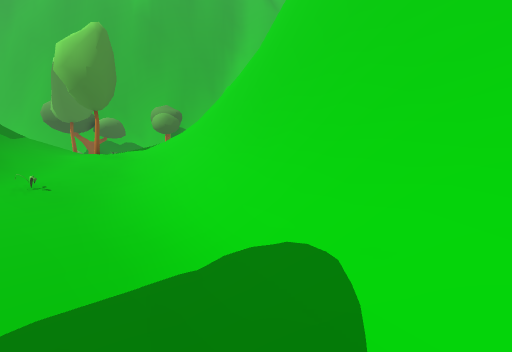
view 1 (above)

24 first-person views from a walk through a 3-D level made in the Unity game engine. The camera is 1.4 m above the floor, tilts 6° down and sees 90° across. The floor is counted in squares, 1 m on a side. Each view is taken from the middle of a square. On the plan, view 1 faces up. The plan holds only what a view shows up to about 13 squares ahead; the rest is blank. The place goes on beyond the plan. The player is left out. Some surface patterns are stand-ins.

view 2
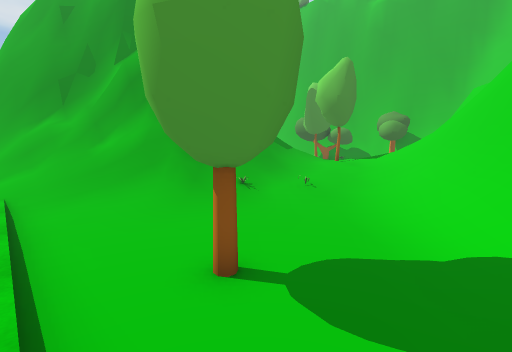

view 3
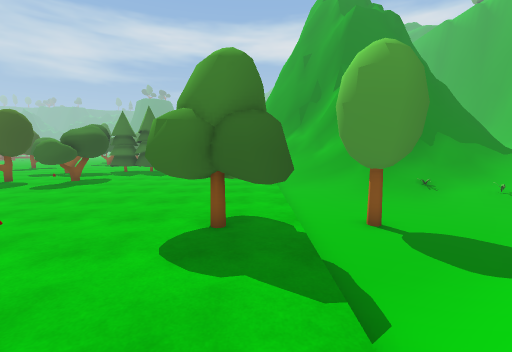

view 4
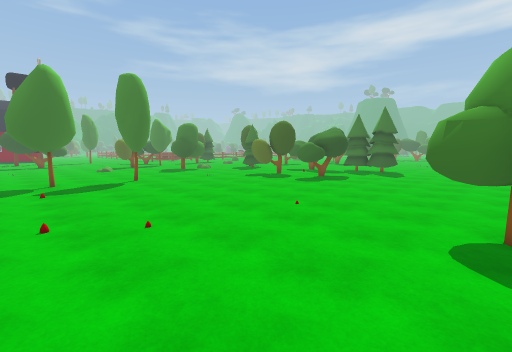

view 5
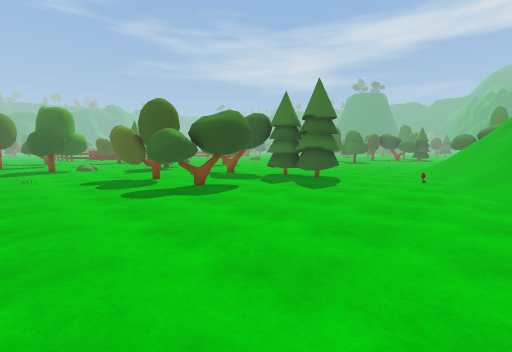

view 6
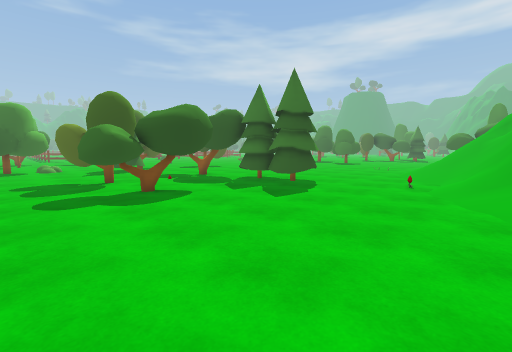

view 7
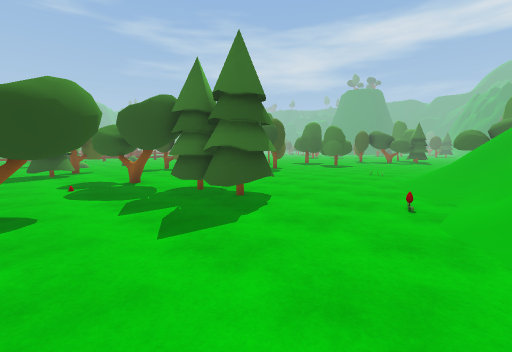

view 8
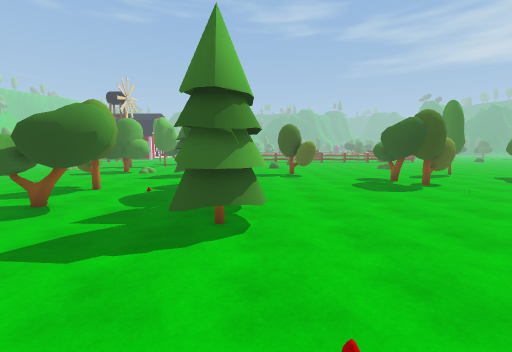

view 9
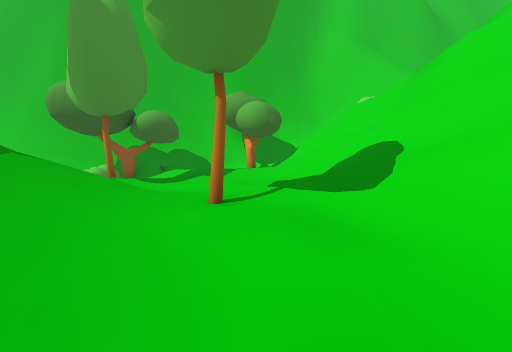

view 10
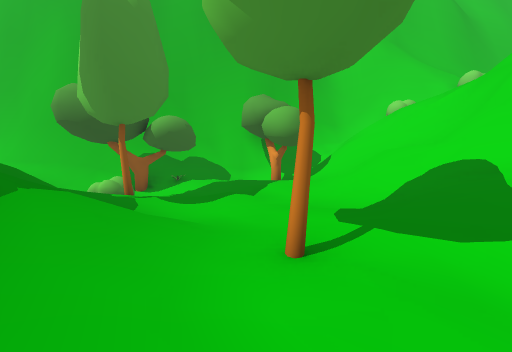

view 11
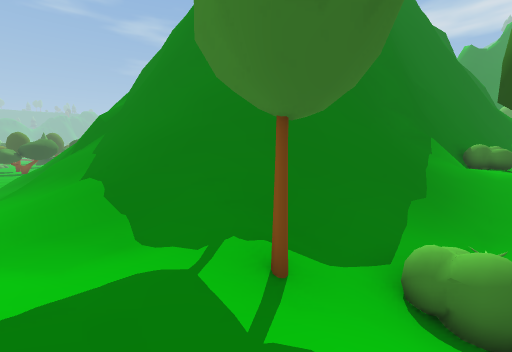

view 12
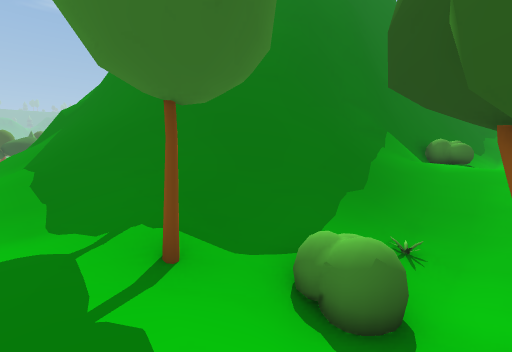

view 13
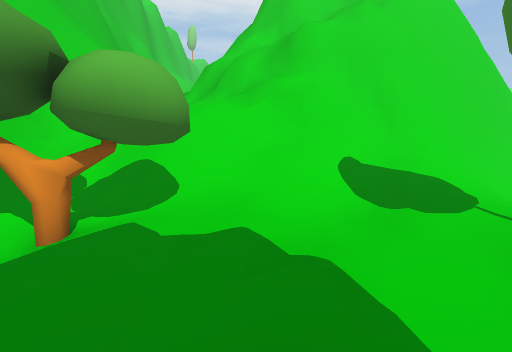

view 14
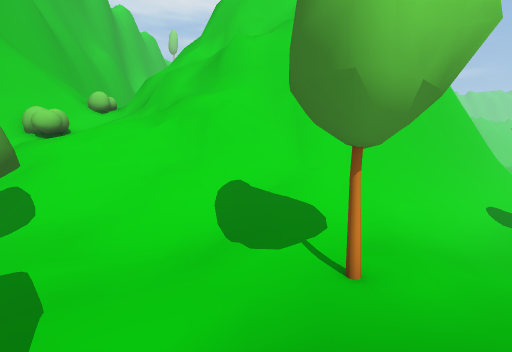

view 15
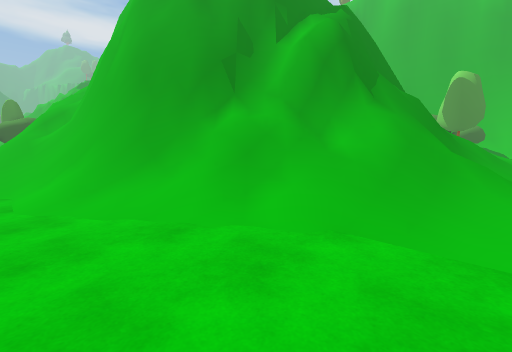

view 16
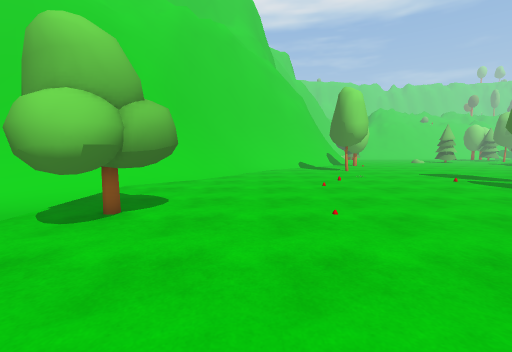

view 17
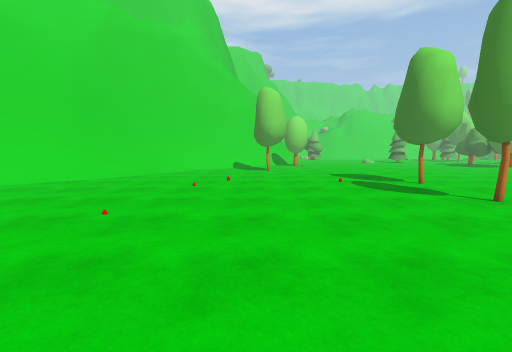

view 18
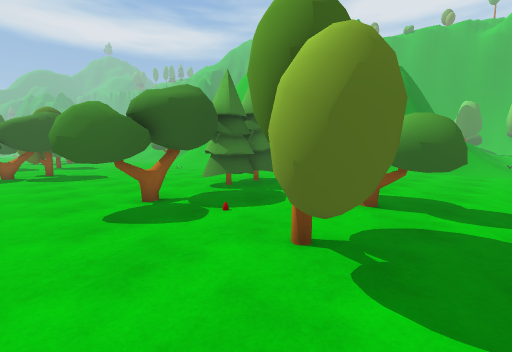

view 19
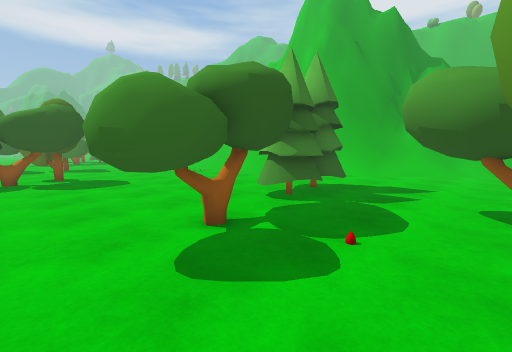

view 20
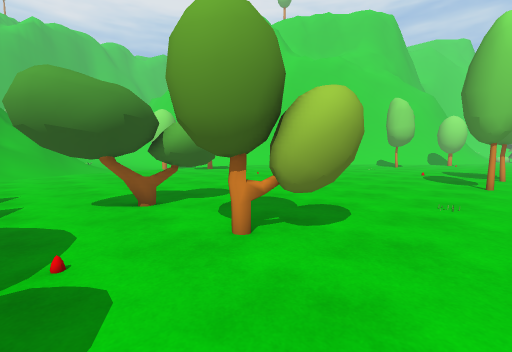

view 21
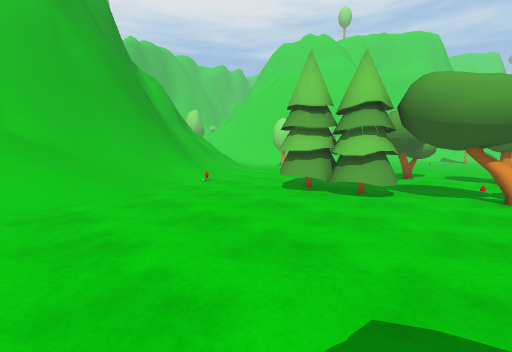

view 22
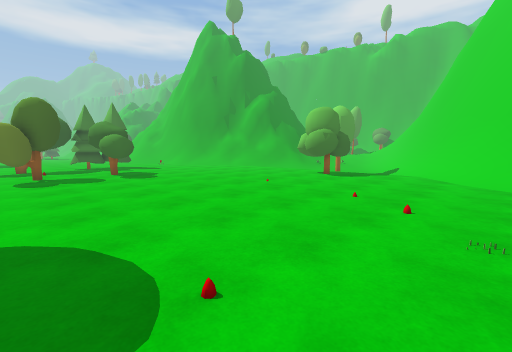

view 23
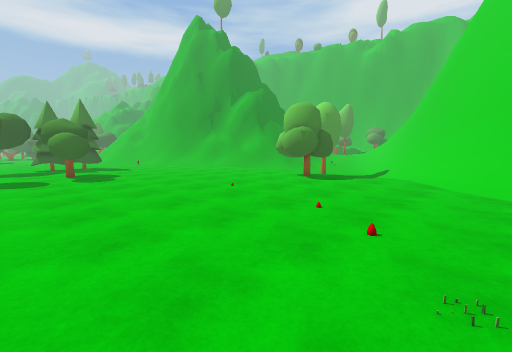

view 24
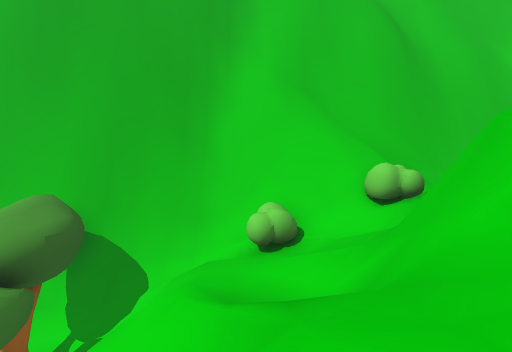

### Floor plan
Key: @ floor where view 1 was taken; # wall or solid block; x gap in a wall; . main floor; - floor 0.25 m lower than the main floor; : floor 0.5 m higher than the main floor; _ floor 0.5 m lower than the main floor; + floor 0.75 m higher than the main floor; * floor 1.25 m higher than the main floor; % floor 4.25 m higher than the main floor; / step, stairs or slope; = window, fence, low wall or low ledge; ^ raised ledge; v drop or lower ground; O other object.
Columns run from 23 left of view 1 to 6 right of it. Each row starts with its distance up from view 1.
 22                  ######   ####
 21              ########/#####==
 20     ##########=##O=///O###O%
 19      =====###O///x/=//OO=OO
 18     //////.O##///O//=////=#
 17 //OO**///O/O.//:OOO////#==#
 16 #/OO*=//////.///:O/////####
 15 ##=##=//////O////////=//=#
 14  ######===////:/::///v/=##
 13      #####=///:::+//=v/###
 12         ###/////:+//====#
 11           #=////O+////###
 10           #=////++///=##
  9           ##/////////=##
  8           ##=////////=##
  7            #=////////O##
  6            #^#///O.-//=##
  5            ###=//--__/O##
  4           ##/==/O-____/=#
  3          ###//=///____//##
  2        ####=/////-_____/=#
  1        #===//////_______/##
  0        #////////-___O__@/=##
 -1       ##///////-_________/=##
 -2      ###//////////////O////=##
 -3 ^^^^###=////........OOO..../##
 -4 //=##=/////.........OOO...../=
 -5 /////////............OO....../
 -6 /////.........................
 -7 ////..O.......................
 -8 ///...........................
 -9 .....................O........
-10 .......OOO................O...
-11 .......OOO.................O..
-12 .......OOO.OOOOO.............O
-13 .......OOO..#OOO..............
-14 .........x....................
-15 .........#.O.OO...............
-16 .........O...OOO...........O..
-17 O........OO...OO..............
-18 O........OO.......O....O......
-19 O......................O..O#..

Positions as (right, up) in squares from view 1, and headings:
1: (0, 0), facing up
2: (0, -2), facing up-left
3: (4, -3), facing left
4: (5, -4), facing down-left
5: (-4, -4), facing down-left
6: (-6, -4), facing down-left
7: (-10, -5), facing down-left
8: (-16, -5), facing down
9: (-6, 7), facing up
10: (-7, 8), facing up
11: (-8, 17), facing down-left
12: (-9, 18), facing down-left
13: (-10, 15), facing right
14: (-10, 12), facing right
15: (-8, -6), facing up-left
16: (-7, -7), facing right
17: (-7, -12), facing right
18: (-7, -19), facing up-left
19: (-10, -19), facing up-left
20: (-12, -19), facing up-right
21: (-23, -16), facing up-right
22: (6, -17), facing up-left
23: (6, -15), facing up-left
24: (-1, 13), facing up
